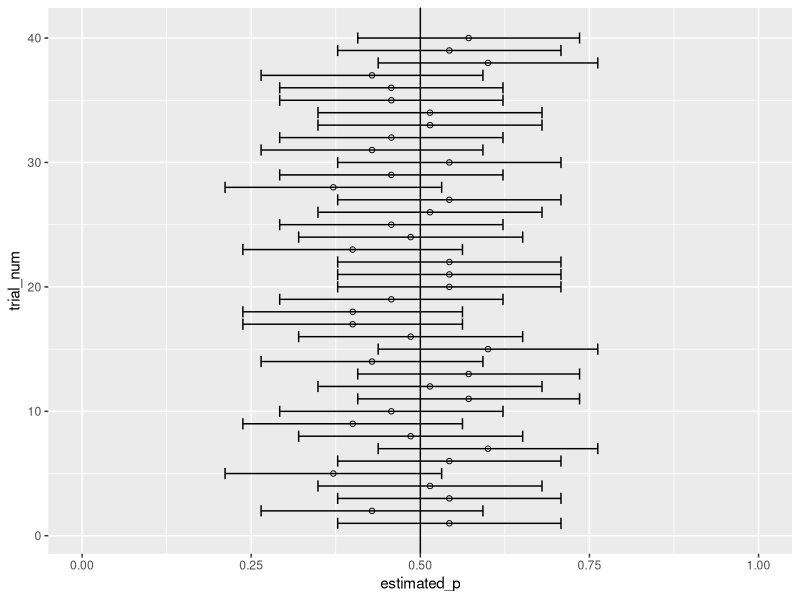

Write R code to recreate this figure.
## ---- chunk 1
library(tidyverse)
## ---- chunk 2
p <- 0.50
size <-35
N <- 40
alpha <- 0.05
z_alpha2 <- qnorm(1-alpha/2)

df <- tibble(trial_num = seq(1,N),
             y = rbinom(n=N, size=size, prob=p),
             estimated_p = y/size,
             lb_p = estimated_p - z_alpha2*sqrt(estimated_p*(1-estimated_p)/size),
             ub_p = estimated_p + z_alpha2*sqrt(estimated_p*(1-estimated_p)/size))

df %>%
  ggplot(aes(x=trial_num, y=estimated_p)) +
  geom_point(shape=21, fill=NA) +
  geom_errorbar(aes(ymin=lb_p, ymax=ub_p)) +
  geom_hline(aes(yintercept=p))+
  coord_flip(ylim=c(0,1))
